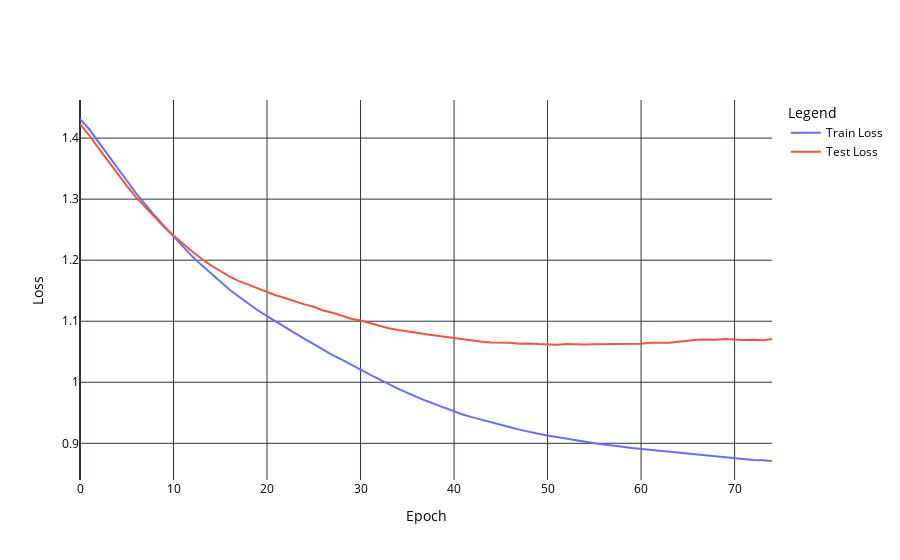
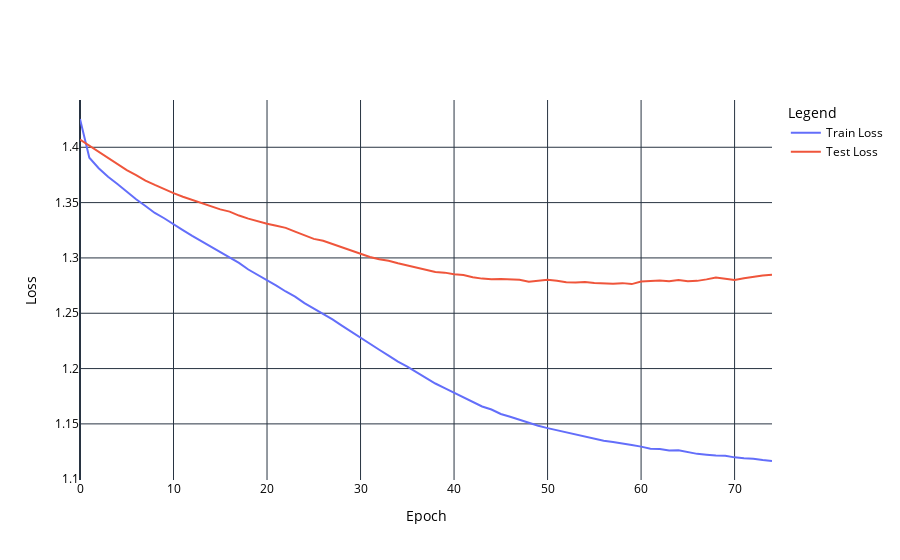
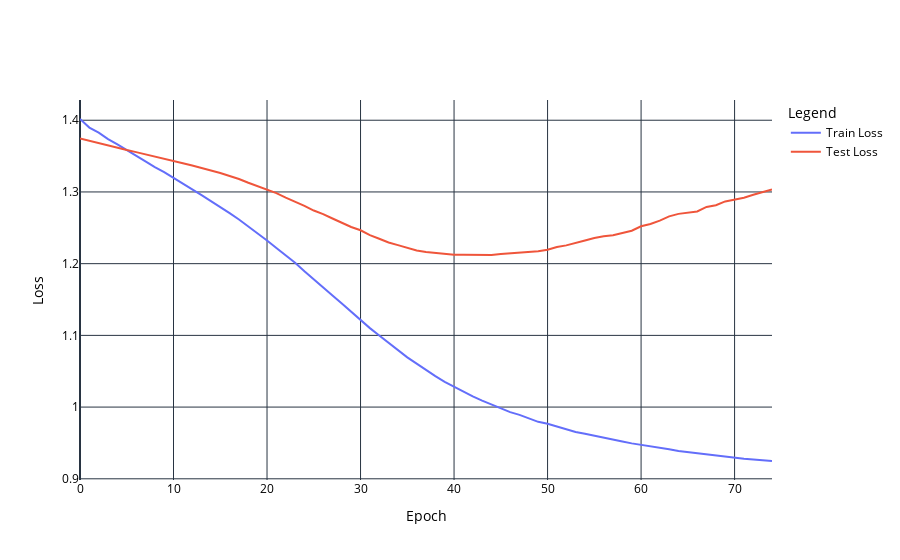
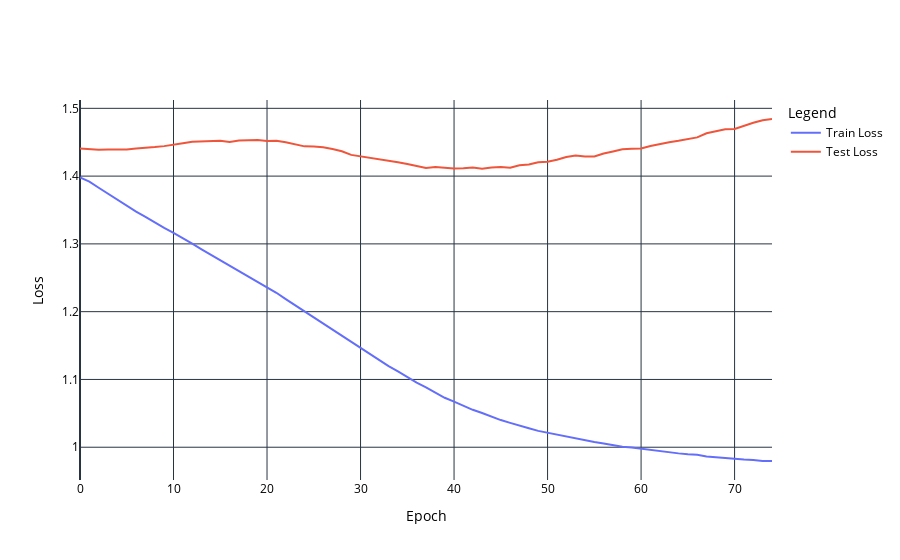

Notebook source saved alongside these figures, in order:
### Code cell
import plotly.graph_objects as go


for i in range (0,10):
    print(f'Subject {i}')
    train_losses = np.mean(np.array(subject_losses[i][0]),axis=0)
    test_losses = np.mean(np.array(subject_losses[i][1]),axis=0)
        
        
    fig = go.Figure()
    fig.add_trace(go.Scatter(y=train_losses, mode='lines', name='Train Loss'))
    fig.add_trace(go.Scatter(y=test_losses, mode='lines', name='Test Loss'))
        
    fig.update_layout(
        plot_bgcolor='white',
        paper_bgcolor='white',
        xaxis_title='Epoch',
        yaxis_title='Loss',
        legend_title='Legend',
        title_font_color="black",
        font=dict(color="black"),  # Sets global font color to black, affecting most text elements
        xaxis=dict(
            title_font=dict(color="black"),
            tickfont=dict(color="black")  # Sets x-axis tick labels to black
        ),
        yaxis=dict(
            title_font=dict(color="black"),
            tickfont=dict(color="black")  # Sets y-axis tick labels to black
        ),
        legend_title_font_color="black",
        legend=dict(
            font=dict(color="black")  # Sets legend text to black
        )
    )




    fig.show()

### Figure 1 — Plotly figure (JSON) as saved in the notebook; plotly's stock layout.template omitted (floating-point values rounded to 4 significant figures)
{"data": [{"mode": "lines", "name": "Train Loss", "y": [1.431, 1.415, 1.393, 1.373, 1.351, 1.331, 1.309, 1.29, 1.273, 1.256, 1.239, 1.223, 1.206, 1.192, 1.178, 1.164, 1.152, 1.14, 1.128, 1.118, 1.108, 1.099, 1.089, 1.08, 1.071, 1.062, 1.053, 1.045, 1.037, 1.028, 1.021, 1.012, 1.004, 0.9966, 0.9895, 0.9827, 0.9755, 0.9696, 0.9638, 0.9578, 0.9526, 0.9469, 0.9424, 0.9382, 0.9337, 0.9294, 0.9262, 0.9224, 0.9186, 0.9156, 0.9129, 0.9101, 0.9073, 0.9048, 0.9026, 0.9001, 0.8982, 0.8958, 0.8944, 0.8924, 0.8909, 0.8887, 0.8869, 0.8855, 0.8841, 0.8826, 0.8813, 0.8796, 0.8784, 0.8769, 0.8756, 0.8741, 0.8728, 0.8721, 0.871], "type": "scatter"}, {"mode": "lines", "name": "Test Loss", "y": [1.423, 1.404, 1.383, 1.362, 1.341, 1.322, 1.303, 1.286, 1.27, 1.254, 1.24, 1.226, 1.214, 1.202, 1.191, 1.182, 1.173, 1.166, 1.16, 1.154, 1.148, 1.142, 1.138, 1.132, 1.128, 1.124, 1.118, 1.114, 1.109, 1.104, 1.101, 1.097, 1.092, 1.089, 1.086, 1.084, 1.081, 1.079, 1.076, 1.074, 1.072, 1.07, 1.068, 1.066, 1.065, 1.065, 1.065, 1.063, 1.064, 1.063, 1.062, 1.061, 1.063, 1.062, 1.062, 1.062, 1.062, 1.063, 1.063, 1.063, 1.063, 1.065, 1.064, 1.065, 1.067, 1.068, 1.069, 1.07, 1.07, 1.071, 1.07, 1.069, 1.07, 1.069, 1.071], "type": "scatter"}], "layout": {"title": {"font": {"color": "black"}}, "font": {"color": "black"}, "xaxis": {"title": {"text": "Epoch", "font": {"color": "black"}}, "tickfont": {"color": "black"}}, "yaxis": {"title": {"text": "Loss", "font": {"color": "black"}}, "tickfont": {"color": "black"}}, "legend": {"title": {"text": "Legend", "font": {"color": "black"}}, "font": {"color": "black"}}, "plot_bgcolor": "white", "paper_bgcolor": "white"}}

### Figure 2 — Plotly figure (JSON) as saved in the notebook; plotly's stock layout.template omitted (floating-point values rounded to 4 significant figures)
{"data": [{"mode": "lines", "name": "Train Loss", "y": [1.426, 1.391, 1.381, 1.373, 1.367, 1.36, 1.353, 1.347, 1.341, 1.336, 1.33, 1.325, 1.32, 1.315, 1.31, 1.305, 1.3, 1.295, 1.29, 1.285, 1.28, 1.275, 1.27, 1.265, 1.259, 1.254, 1.25, 1.244, 1.239, 1.233, 1.227, 1.222, 1.217, 1.212, 1.206, 1.202, 1.197, 1.191, 1.186, 1.182, 1.178, 1.174, 1.17, 1.166, 1.163, 1.159, 1.156, 1.154, 1.151, 1.148, 1.146, 1.144, 1.142, 1.141, 1.139, 1.137, 1.135, 1.134, 1.132, 1.131, 1.129, 1.128, 1.127, 1.126, 1.126, 1.124, 1.123, 1.122, 1.121, 1.121, 1.12, 1.119, 1.119, 1.117, 1.116], "type": "scatter"}, {"mode": "lines", "name": "Test Loss", "y": [1.407, 1.401, 1.396, 1.39, 1.385, 1.379, 1.375, 1.37, 1.366, 1.362, 1.359, 1.355, 1.352, 1.349, 1.347, 1.344, 1.342, 1.338, 1.336, 1.333, 1.331, 1.329, 1.327, 1.324, 1.321, 1.317, 1.316, 1.313, 1.309, 1.307, 1.304, 1.301, 1.299, 1.297, 1.295, 1.293, 1.292, 1.289, 1.287, 1.287, 1.285, 1.285, 1.283, 1.281, 1.281, 1.281, 1.281, 1.28, 1.278, 1.279, 1.28, 1.279, 1.278, 1.278, 1.278, 1.277, 1.277, 1.277, 1.277, 1.276, 1.279, 1.279, 1.28, 1.279, 1.28, 1.279, 1.279, 1.281, 1.282, 1.281, 1.28, 1.282, 1.283, 1.284, 1.285], "type": "scatter"}], "layout": {"title": {"font": {"color": "black"}}, "font": {"color": "black"}, "xaxis": {"title": {"text": "Epoch", "font": {"color": "black"}}, "tickfont": {"color": "black"}}, "yaxis": {"title": {"text": "Loss", "font": {"color": "black"}}, "tickfont": {"color": "black"}}, "legend": {"title": {"text": "Legend", "font": {"color": "black"}}, "font": {"color": "black"}}, "plot_bgcolor": "white", "paper_bgcolor": "white"}}

### Figure 3 — Plotly figure (JSON) as saved in the notebook; plotly's stock layout.template omitted (floating-point values rounded to 4 significant figures)
{"data": [{"mode": "lines", "name": "Train Loss", "y": [1.402, 1.39, 1.383, 1.374, 1.366, 1.358, 1.35, 1.343, 1.335, 1.328, 1.32, 1.312, 1.304, 1.296, 1.287, 1.279, 1.27, 1.262, 1.252, 1.243, 1.232, 1.222, 1.212, 1.201, 1.189, 1.178, 1.167, 1.156, 1.144, 1.133, 1.121, 1.11, 1.1, 1.09, 1.08, 1.069, 1.061, 1.052, 1.043, 1.035, 1.028, 1.022, 1.015, 1.009, 1.003, 0.9977, 0.9929, 0.9891, 0.9839, 0.9794, 0.9767, 0.9726, 0.9687, 0.9653, 0.9627, 0.9598, 0.9572, 0.9545, 0.952, 0.9494, 0.9475, 0.9446, 0.9429, 0.9411, 0.9387, 0.937, 0.9356, 0.934, 0.9324, 0.931, 0.9292, 0.928, 0.927, 0.9259, 0.9248], "type": "scatter"}, {"mode": "lines", "name": "Test Loss", "y": [1.374, 1.371, 1.367, 1.364, 1.361, 1.358, 1.356, 1.352, 1.35, 1.347, 1.344, 1.34, 1.337, 1.334, 1.33, 1.326, 1.322, 1.318, 1.313, 1.308, 1.303, 1.298, 1.292, 1.287, 1.281, 1.274, 1.269, 1.263, 1.257, 1.251, 1.247, 1.24, 1.235, 1.23, 1.226, 1.222, 1.218, 1.216, 1.215, 1.213, 1.212, 1.212, 1.213, 1.212, 1.212, 1.213, 1.214, 1.215, 1.215, 1.217, 1.22, 1.223, 1.226, 1.229, 1.232, 1.236, 1.238, 1.24, 1.243, 1.246, 1.252, 1.255, 1.26, 1.266, 1.269, 1.271, 1.273, 1.279, 1.282, 1.287, 1.289, 1.292, 1.296, 1.3, 1.303], "type": "scatter"}], "layout": {"title": {"font": {"color": "black"}}, "font": {"color": "black"}, "xaxis": {"title": {"text": "Epoch", "font": {"color": "black"}}, "tickfont": {"color": "black"}}, "yaxis": {"title": {"text": "Loss", "font": {"color": "black"}}, "tickfont": {"color": "black"}}, "legend": {"title": {"text": "Legend", "font": {"color": "black"}}, "font": {"color": "black"}}, "plot_bgcolor": "white", "paper_bgcolor": "white"}}

### Figure 4 — Plotly figure (JSON) as saved in the notebook; plotly's stock layout.template omitted (floating-point values rounded to 4 significant figures)
{"data": [{"mode": "lines", "name": "Train Loss", "y": [1.398, 1.392, 1.383, 1.374, 1.365, 1.356, 1.348, 1.34, 1.331, 1.324, 1.316, 1.308, 1.3, 1.292, 1.284, 1.276, 1.269, 1.261, 1.252, 1.244, 1.235, 1.228, 1.218, 1.209, 1.201, 1.193, 1.183, 1.174, 1.165, 1.156, 1.146, 1.137, 1.129, 1.12, 1.112, 1.103, 1.095, 1.088, 1.08, 1.073, 1.067, 1.061, 1.055, 1.05, 1.045, 1.04, 1.036, 1.031, 1.028, 1.024, 1.021, 1.018, 1.015, 1.012, 1.01, 1.008, 1.005, 1.003, 1.001, 0.9995, 0.9976, 0.9956, 0.9941, 0.9921, 0.9909, 0.9896, 0.9888, 0.9864, 0.9851, 0.984, 0.9829, 0.9819, 0.9811, 0.9798, 0.9797], "type": "scatter"}, {"mode": "lines", "name": "Test Loss", "y": [1.441, 1.44, 1.439, 1.439, 1.439, 1.439, 1.441, 1.441, 1.443, 1.444, 1.447, 1.448, 1.451, 1.451, 1.452, 1.452, 1.45, 1.452, 1.453, 1.453, 1.452, 1.452, 1.45, 1.447, 1.444, 1.444, 1.443, 1.44, 1.437, 1.431, 1.429, 1.428, 1.425, 1.423, 1.421, 1.418, 1.415, 1.412, 1.413, 1.413, 1.411, 1.412, 1.413, 1.411, 1.413, 1.413, 1.412, 1.416, 1.417, 1.421, 1.421, 1.424, 1.428, 1.43, 1.429, 1.429, 1.433, 1.436, 1.44, 1.44, 1.441, 1.445, 1.447, 1.45, 1.452, 1.455, 1.457, 1.463, 1.466, 1.469, 1.469, 1.474, 1.479, 1.482, 1.484], "type": "scatter"}], "layout": {"title": {"font": {"color": "black"}}, "font": {"color": "black"}, "xaxis": {"title": {"text": "Epoch", "font": {"color": "black"}}, "tickfont": {"color": "black"}}, "yaxis": {"title": {"text": "Loss", "font": {"color": "black"}}, "tickfont": {"color": "black"}}, "legend": {"title": {"text": "Legend", "font": {"color": "black"}}, "font": {"color": "black"}}, "plot_bgcolor": "white", "paper_bgcolor": "white"}}
